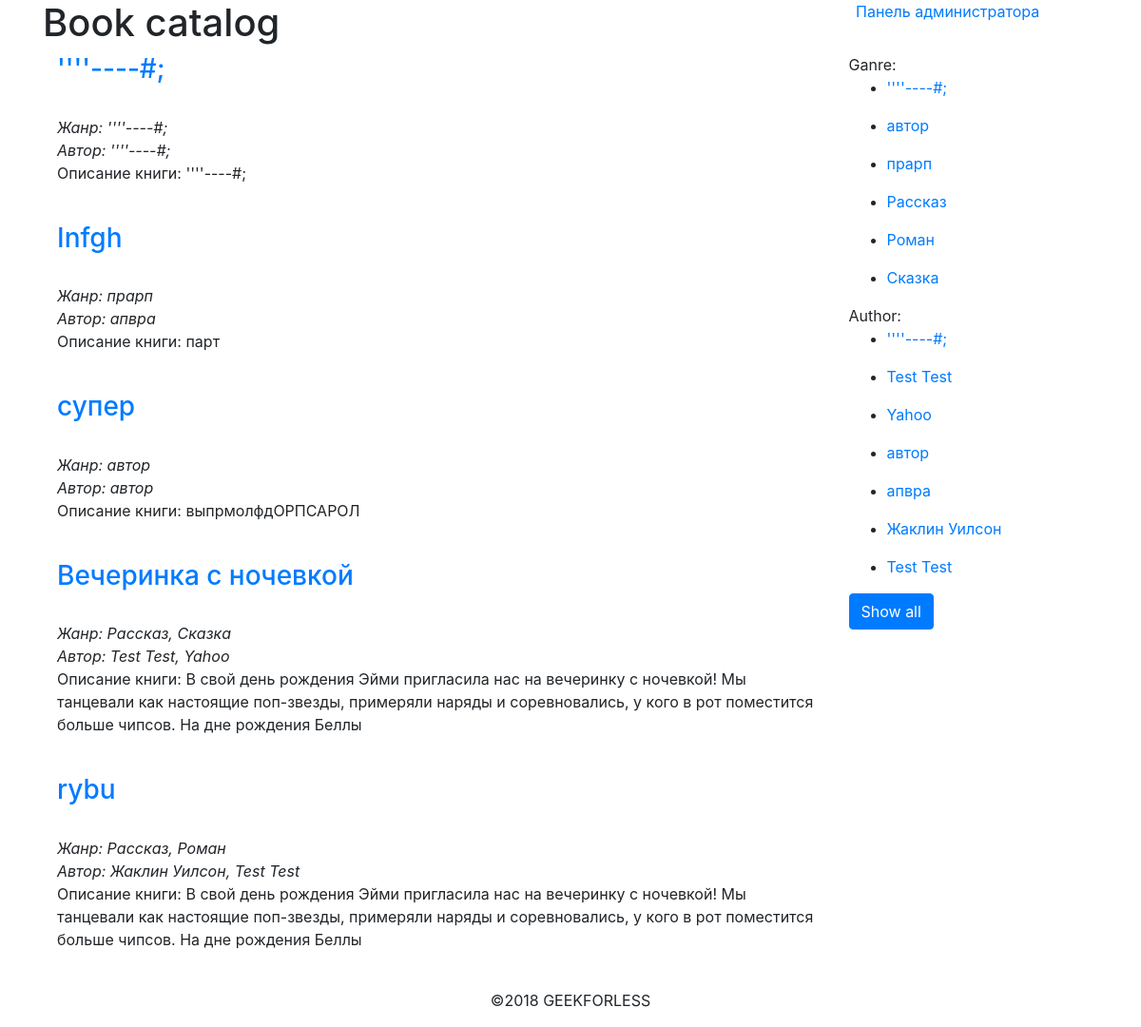
Page /src/web/index.php on the committed database.
### tables this page shows
CREATE TABLE `books` (
  `id` int(11) NOT NULL AUTO_INCREMENT,
  `title` varchar(200) NOT NULL,
  `author` varchar(100) NOT NULL,
  `genre` varchar(100) NOT NULL,
  `description` text NOT NULL,
  `price` int(11) NOT NULL,
  PRIMARY KEY (`id`)
);

### src/web/index.php (called while the page is built, shortened)
<?php
require_once '../app/bootstrap.php';
if (is_array($_GET['filter'])) {
    $books = (new BookModel)->filterAll($_GET['filter']);
} else {
    $books = (new BookModel)->getAll();
}
$authors = (new AuthorModel)->getAll();
$genres = (new GenreModel)->getAll();
include_once APP_ROOT_PATH . '/views/books.php';

### src/app/Core/Db.php (called while the page is built, shortened)
<?php
class Db
{
    public static $conn = null;
    public static function getConnection()
    {
        if (!self::$conn) {
            $link = mysqli_connect(MYSQL_SERVER, MYSQL_USER, MYSQL_PASSWORD, MYSQL_DB);
            self::$conn = $link;
        }
        return self::$conn;
    }
}

### src/app/Core/Query.php (called while the page is built, shortened)
<?php
class Query
{
    protected $conn;
    public function __construct()
    {
        $this->conn = DB::getConnection();
    }
    public function all($query, array $attributes = [])
    {
        $result = $this->execute($query, $attributes);
        $items = [];
        while ($row = mysqli_fetch_assoc($result)) {
            $items[] = $row;
        }
        return $items;
    }
    public function execute($query, array $attributes = [])
    {
        $result = mysqli_query($this->conn, $query);
        return $result;
    }
}

### src/app/Models/BookModel.php (called while the page is built, shortened)
<?php
class BookModel
{
    public function getAll()
	{
		return (new Query)->all('SELECT * FROM books ORDER BY id DESC');
	}
}

### src/app/bootstrap.php (called while the page is built, shortened)
<?php
function books_intro($text, $len = 200) {
    return mb_substr($text, 0, $len);
}

### src/app/Models/GenreModel.php (called while the page is built, shortened)
<?php
class GenreModel
{
    public function getAll()
	{
        $genres = (new Query)->all('SELECT genre FROM books GROUP BY genre');
        $unique = [];
        foreach ($genres as $genre) {
            $unique = array_merge($unique, explode(',', $genre['genre']));
        }
        return array_unique($unique);
	}
}

### src/app/Models/AuthorModel.php (called while the page is built, shortened)
<?php
class AuthorModel
{
    public function getAll()
	{
		$authors = (new Query)->all('SELECT author FROM books GROUP BY author');
		$unique = [];
		foreach ($authors as $author) {
            $unique = array_merge($unique, explode(',', $author['author']));
        }
        return array_unique($unique);
	}
}

### src/app/views/books.php (the view)
<? include_once 'block/front_top.php' ?>
<div class="container">
    <div class="row">
        <div class="col-md-9">
        <?php foreach ($books as $b): ?>
            <div class="book-item">
                <h3>
                    <a href="book.php?id=<?= (int) $b['id'] ?>"><?= htmlspecialchars($b['title']) ?></a>
                </h3><br>
                <em>Жанр: <?= htmlspecialchars($b['genre']) ?></em><br>
                <em>Автор: <?= htmlspecialchars($b['author']) ?></em><br>
                <p>Описание книги: <?= htmlspecialchars(books_intro($b['description'])) ?></p><br>
            </div>
        <?php endforeach ?>
    </div>
        <div class="col-md-3">
            Ganre:
            <div>
                <?php foreach ($genres as $genre): ?>
                    <ul>
                        <li>
                            <a href="/?filter[genre]=<?=htmlspecialchars($genre)?>">
                                <?=ucfirst(htmlspecialchars($genre))?>
                            </a>
                        </li>
                    </ul>
                <?php endforeach ?>
            </div>
            Author:
            <div>
                <?php foreach ($authors as $author): ?>
                    <ul>
                        <li>
                            <a href="/?filter[author]=<?=htmlspecialchars($author)?>">
                                <?=ucfirst(htmlspecialchars($author))?>
                            </a>
                        </li>
                    </ul>
                <?php endforeach ?>
            </div>
            <a href="/" class="btn btn-primary">Show all</a>
        </div>
    </div>
</div>
<? include_once 'block/front_bottom.php' ?>

### src/web/css/style.css (style rules this page uses)
html { position: relative; min-height: 100%; }
body { margin-bottom: 60px; }

### rows in the picture
books: title "''''----#;", genre "''''----#;", author "''''----#;", description "''''----#;"
books: title "Infgh", genre "прарп", author "апвра", description "парт"
books: title "супер", genre "автор", author "автор", description "выпрмолфдОРПСАРОЛ"
books: title "Вечеринка с ночевкой", genre "Рассказ, Сказка", author "Test Test, Yahoo", description "В свой день рождения Эйми пригласила нас на вечеринку с ночевкой! Мы танцевали как настоящие поп-звезды, примеряли наряды и соревновались, у кого в рот поместится больше чипсов. На дне рождения Беллы"
books: title "rybu", genre "Рассказ, Роман", author "Жаклин Уилсон, Test Test", description "В свой день рождения Эйми пригласила нас на вечеринку с ночевкой! Мы танцевали как настоящие поп-звезды, примеряли наряды и соревновались, у кого в рот поместится больше чипсов. На дне рождения Беллы"

### other values in the picture
$genre "''''----#;"
$genre "автор"
$genre "прарп"
$genre "Рассказ"
$genre "Роман"
$genre "Сказка"
$author "''''----#;"
$author "Test Test"
$author "Yahoo"
$author "автор"
$author "апвра"
$author "Жаклин Уилсон"
